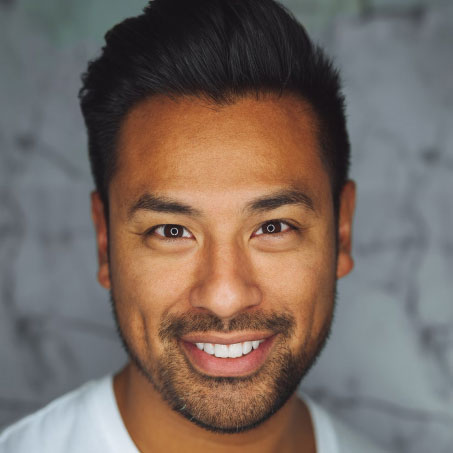
#> input picture person-2.jpg, 453 x 453 px
$ python index.py
#> lines starting #> are read from the running program, lines starting #| are printed output that depends on the picture
import cv2
import matplotlib.pyplot as plt

image = cv2.imread('person-2.jpg')
#> image is the input picture: shape (453, 453, 3); mean B, G, R 97.6, 105.6, 120.1

## Checking the data type, tells us the image is a Numpy Array
print(type(image))
#| <class 'numpy.ndarray'>

print(image.shape)
#| (453, 453, 3)

plt.imshow(image)

#### Changing the color channel from BGR to RGB
converting_img = cv2.cvtColor(image, cv2.COLOR_BGR2RGB)
plt.imshow(converting_img)

### Converting a Colour Image To Grayscale Image
grey_img = cv2.cvtColor(image, cv2.COLOR_BGR2GRAY)
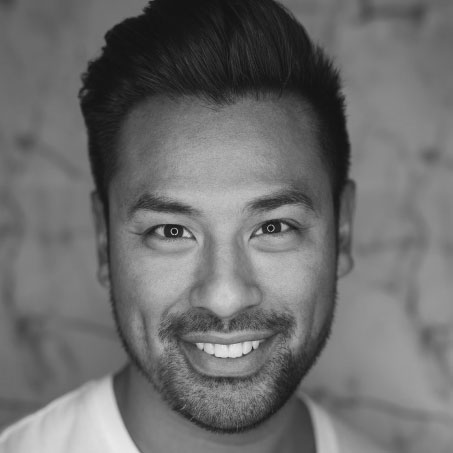
#> grey_img: shape (453, 453); min 16, max 233, mean 109
plt.imshow(grey_img)

#### Saving the converted image
cv2.imwrite('image_to_be_saved.jpg', grey_img)


## Loading A Grey Scale Image Directly with Conversion
image_grey = cv2.imread('my_grey_image.jpg', cv2.IMREAD_GRAYSCALE)

### Slicing to Obtain Different Colour Channels With CV2
blue, green, red = image[:,:,0], image[:,:,1], image[:,:,2]
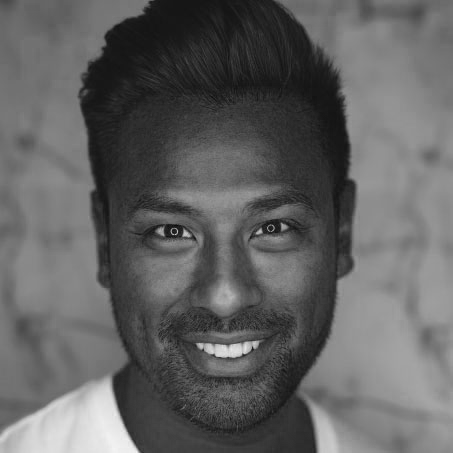
#> blue: shape (453, 453); min 7, max 244, mean 97.6
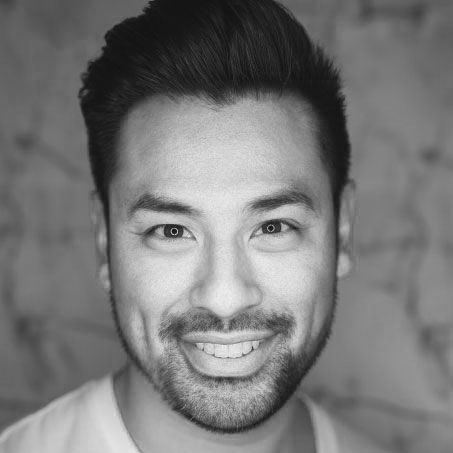
#> red: shape (453, 453); min 17, max 240, mean 120.1

# And you can plot each colour channel
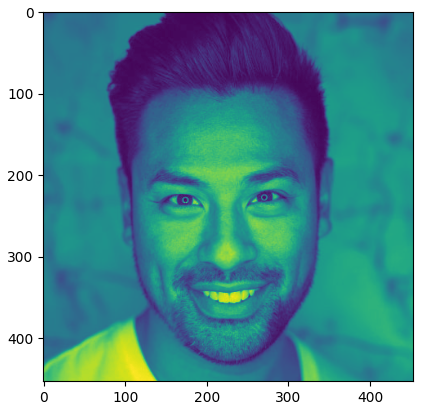
#> figure drawn by matplotlib, 1 panel; B, G, R data is drawn as R, G, B

$ run again, with house-images/_123828ee-b56c-481e-b22e-4ef2d3a6102b.jpg copied over person-2.jpg
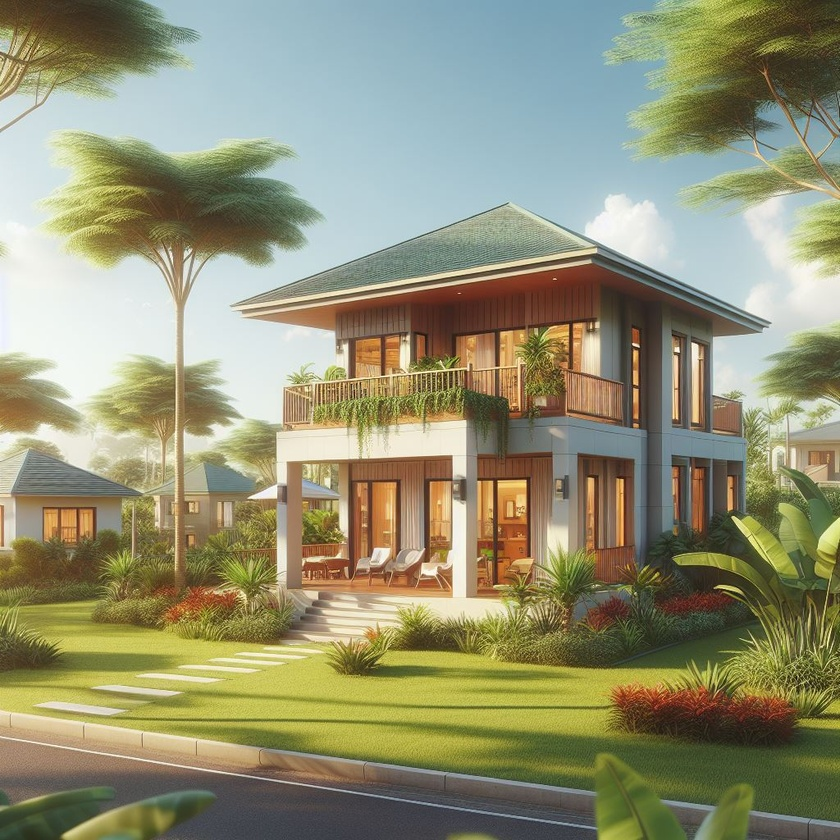
#> input picture house-images/_123828ee-b56c-481e-b22e-4ef2d3a6102b.jpg, 840 x 840 px, shrunk from 1024 x 1024 before the run
#> image is the input picture: shape (840, 840, 3); mean B, G, R 115.8, 145.6, 146.2
#| <class 'numpy.ndarray'>
#| (840, 840, 3)
#> `blue, green, red = image[:,:,0], image[:,:,1], image[:,:,2]`:
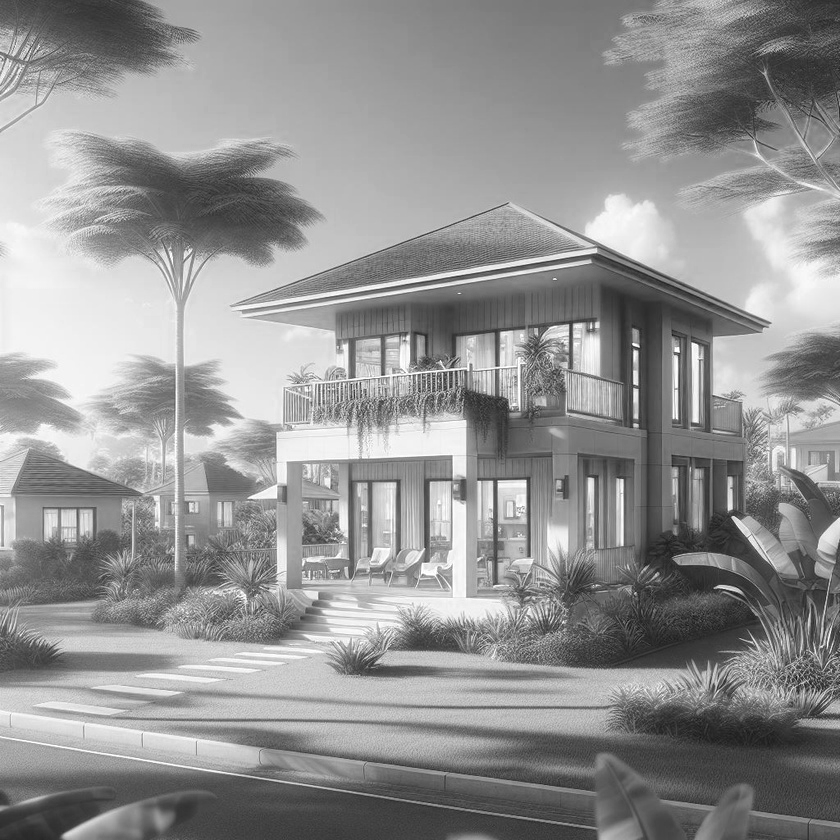
#> red: shape (840, 840); min 21, max 255, mean 146.2
#> `# And you can plot each colour channel`:
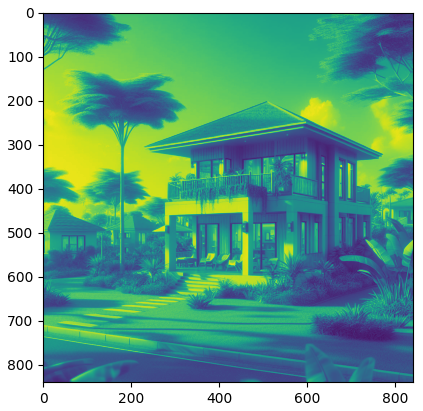
#> figure drawn by matplotlib, 1 panel; B, G, R data is drawn as R, G, B
